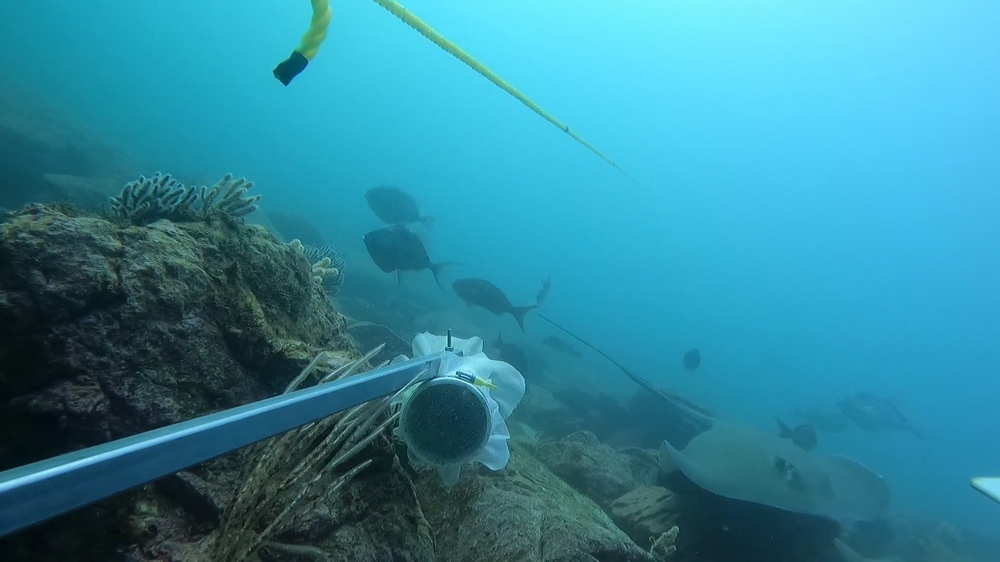
#> input picture sesion-1/3-python/images/frame_220920.jpg, 1000 x 562 px, shrunk from 1920 x 1080 before the run
$ jupyter execute Bloque_1_3.ipynb
#> lines starting #> are read from the running program, lines starting #| are printed output that depends on the picture
#  Introducción a Python para Ciencias Naturales y Ambientales

¡Bienvenidos! Antes de analizar imágenes de cámaras trampa o satélites, necesitamos aprender el lenguaje con el que le daremos instrucciones a la computadora: **Python**. Usaremos Python como una herramienta más.

## ¿Dónde estamos programando?
Existen diferentes entornos para escribir y ejecutar código Python. Aquí te explicamos los tres más comunes:

* **Jupyter Notebook:** Es el formato clásico de "cuaderno" que combina texto y código en bloques. Originalmente se instala y corre localmente en tu computadora.
* **Google Colab:** Es básicamente un Jupyter Notebook, pero alojado en la nube de Google. No requiere instalación, te presta computadoras potentes gratis y es ideal para trabajar en equipo.
* **VS Code (Visual Studio Code):** Es un entorno de desarrollo. La gran ventaja actual es que VS Code permite abrir archivos de Jupyter Notebook (`.ipynb`) directamente. Así tienes la amabilidad visual de un cuaderno, pero con el poder de un editor profesional de escritorio.

## 1. Importar Librerías

Para analizar nuestros datos, necesitamos herramientas adicionales (librerías) y acceso a nuestros archivos.

[cell 1]
# Importar librerías fundamentales que usaremos en el futuro
import os # Para navegar por las carpetas
import math # Para operaciones matemáticas
print("¡Librerías importadas con éxito!")

## 2. Variables y Tipos de Datos
Una variable es como una etiqueta o una caja donde guardamos información sobre nuestras observaciones. Existen diferentes tipos de datos: texto, números enteros y números decimales.

[cell 2]
# Texto (Strings)
especie_objetivo = "Ballena jorobada (Megaptera novaeangliae)"

# Número Entero (Integers) - Ideal para conteos
individuos_observados = 4

# Número Decimal (Floats) - Ideal para mediciones
temperatura_promedio = 24.5

# Mostrar la información en pantalla
print("Especie:", especie_objetivo)
print("Individuos:", individuos_observados)
print("Temperatura promedio:", temperatura_promedio)

## 3. Listas
Las listas nos permiten guardar múltiples observaciones en una sola variable, usando corchetes `[]`.

[cell 3]
# Una lista de especies detectadas por una cámara trampa
animales_detectados = ["Tapir", "Jaguar", "Ocelote", "Puma", "Tapir"]

print("Nuestra lista de detecciones tiene:", animales_detectados)

# Podemos contar cuántos registros hay en total con len() (length)
total_registros = len(animales_detectados)
print("Total de registros:", total_registros)

## 4. Ciclos (Loops)
Los ciclos nos permiten automatizar tareas repetitivas. El ciclo `for` pasa por cada elemento de una lista, uno por uno, y ejecuta una acción.

[cell 4]
# Queremos imprimir un reporte por cada animal detectado
for animal in animales_detectados:
    print("Se ha registrado un nuevo avistamiento de:", animal)

## 5. Tomando Decisiones: Condicionales (if, else)

Constantemente tomamos decisiones basadas en lo que observamos: *Si* empieza a llover, guardamos la libreta; *de lo contrario*, seguimos anotando.

En Python, podemos enseñarle a la computadora a tomar decisiones lógicas similares usando **condicionales**. Utilizamos la palabra `if` (si ocurre esto...) y `else` (de lo contrario...). Esto es fundamental para filtrar datos, por ejemplo, separar las fotos de especies amenazadas del resto.

[cell 5]
# Supongamos que estamos analizando el peso de un animal capturado (en kg)
especie = "Jaguar"
peso_kg = 85

print("Analizando registro de:", especie)

# Le decimos a Python que tome una decisión basada en el peso
if peso_kg > 50:
    # Todo lo que esté "indentado" (con sangría) pertenece a esta decisión
    print("¡Atención! Es un animal de gran tamaño.")

else:
    # Si la condición de arriba NO se cumple, Python ejecuta esto:
    print("Es un animal mediano o pequeño.")

### ¿Y si tenemos más de dos opciones?
A veces las cosas no son blanco o negro. Si necesitamos evaluar múltiples condiciones, usamos `elif` (una abreviación de "else if", que significa "o si no, si...").

[cell 6]
# Evaluando el nivel de amenaza según la Lista Roja de la UICN
estado_conservacion = "VU" # VU = Vulnerable

if estado_conservacion == "CR":
    print("Peligro Crítico: Prioridad máxima de conservación.")
elif estado_conservacion == "EN":
    print("En Peligro: Monitoreo estricto requerido.")
elif estado_conservacion == "VU":
    print("Vulnerable: Especie con alto riesgo de pasar a peligro.")
else:
    print("Preocupación Menor o Datos Insuficientes.")

## 6. Funciones
Las funciones son bloques de código reutilizables. Piensa en ellas como una "receta": le das unos ingredientes (datos de entrada), hace un proceso y te devuelve un resultado (datos de salida). Las definimos con la palabra `def`.

[cell 7]
# Definimos una función para calcular densidad poblacional
def calcular_densidad(numero_individuos, area_km2):
    densidad = numero_individuos / area_km2
    return densidad

# Usamos la función con nuestros datos hipotéticos
jaguares_estimados = 12
area_estudio = 50

resultado = calcular_densidad(jaguares_estimados, area_estudio)
print("La densidad es de", resultado, "jaguares por km cuadrado.")

## 6. Ejercicio Práctico: El Filtro de Detecciones
**Situación:** Tu cámara trampa generó una lista de todas las veces que el sensor de movimiento se activó. A veces fue un animal, pero a veces fue solo el viento moviendo la maleza (registrado como "Vacío").

**Tarea:** 1. Crea un ciclo `for` que revise cada elemento de la lista.
2. Usa un condicional `if` para verificar si la detección es "Jaguar".
3. Si es un Jaguar, suma 1 a un contador.

[cell 8]
# Lista de registros de la cámara trampa
registros = ["Vacío", "Puma", "Jaguar", "Vacío", "Tapir", "Jaguar", "Vacío", "Ocelote"]

# 1. Iniciamos nuestro contador en cero
contador_jaguares = 0

# 2. Creamos el ciclo
for registro in registros:
    # 3. Ponemos la condición
    if registro == "Jaguar":
        contador_jaguares = contador_jaguares + 1 # Sumamos 1 si se cumple

# 4. Mostramos el resultado final
print("El número total de fotos útiles de jaguares es:", contador_jaguares)

## 7. Visualizando Anotaciones (Bounding Boxes)

En visión por computador, le enseñamos a la máquina a extraer información útil mostrando ejemplos. Cuando queremos enseñarle a un modelo dónde está un animal, no le pasamos solo la foto; le pasamos la foto con una **anotación**.

La forma más común de anotar es dibujando "cajas delimitadoras" (o *bounding boxes*) alrededor del animal. A diferencia de la segmentación de instancias, donde dibujaríamos la silueta o máscara exacta del individuo, una caja delimitadora es simplemente un rectángulo que enmarca a nuestro objeto de interés.

Vamos a usar una herramienta gráfica de Python llamada `matplotlib` para dibujar nuestra primera caja delimitadora.

### Visualizando Anotaciones de Datos Reales

En el mundo real, cuando descargamos un conjunto de datos (dataset) de cámaras trampa o drones, generalmente viene organizado en dos carpetas:
1. `images/`: Contiene las fotografías (ej. `frame_220920.jpg`).
2. `labels/`: Contiene archivos de texto con las coordenadas de las anotaciones (ej. `frame_220920.txt`).

**El formato de las etiquetas:**
El estándar más común (conocido como formato YOLO) guarda la información en el archivo de texto separada por espacios, en este orden:
`[clase] [centro_X] [centro_Y] [ancho] [alto]`

*Nota: Las coordenadas en este formato suelen estar "normalizadas" (van del 0 al 1, como si fueran porcentajes del tamaño de la imagen) para que el modelo funcione igual sin importar si la foto es gigante o pequeña.*

¡Vamos a programar a Python para que abra nuestra imagen, lea el archivo de texto y dibuje la caja delimitadora automáticamente!

[cell 9]
# Importamos las herramientas gráficas necesarias
import matplotlib.pyplot as plt
import matplotlib.patches as patches
import matplotlib.image as mpimg # Nueva herramienta para leer imágenes
import os

[cell 10]
# 1. Definimos dónde están nuestros archivos reales
ruta_imagen = 'images/frame_220920.jpg'
ruta_etiqueta = 'labels/frame_220920.txt'

[cell 11]
# 2. Leemos la imagen
imagen = mpimg.imread(ruta_imagen)
#> imagen is the input picture: shape (562, 1000, 3); mean R, G, B 48.5, 136.1, 157.4
alto_img, ancho_img, canales = imagen.shape # Obtenemos el tamaño real de la foto en píxeles
#> alto_img = 562; ancho_img = 1000; canales = 3

# 3. Leemos la etiqueta de texto
# Usamos 'with open' para abrir el archivo, leerlo y que se cierre automáticamente de forma segura
with open(ruta_etiqueta, 'r') as archivo:
#> (reads sesion-1/3-python/labels/frame_220920.txt from the repository)
    linea = archivo.readline().strip() # Leemos la primera línea y quitamos espacios extra

    # Separamos los valores. Recuerda que al leer un archivo de texto, todo es tipo "String" (texto)
    valores = linea.split()

    # Convertimos los textos a números (Enteros para la clase, Decimales/Floats para coordenadas)
    clase_animal = int(valores[0])
    centro_x_norm = float(valores[1])
    centro_y_norm = float(valores[2])
    ancho_norm = float(valores[3])
    alto_norm = float(valores[4])

[cell 12]
# 4. Matemáticas de campo: Convertir porcentajes (0 a 1) a píxeles reales
ancho_pixel = ancho_norm * ancho_img
#> ancho_pixel = 360.8
alto_pixel = alto_norm * alto_img
#> alto_pixel = 220.4

# Para dibujar el rectángulo, Matplotlib necesita saber dónde empieza la esquina superior izquierda
x_min = (centro_x_norm * ancho_img) - (ancho_pixel / 2)
#> x_min = 532.8
y_min = (centro_y_norm * alto_img) - (alto_pixel / 2)
#> y_min = 308

[cell 13]
# 5. Visualizamos el resultado
fig, ax = plt.subplots(figsize=(12, 12))
ax.imshow(imagen) # Mostramos la foto real de fondo

# Creamos y añadimos la caja
caja = patches.Rectangle((x_min, y_min), ancho_pixel, alto_pixel,
                         linewidth=2, edgecolor='blue', facecolor='none')
ax.add_patch(caja)

plt.axis('off') # Ocultamos los números de los ejes para verla como una foto normal
plt.show()
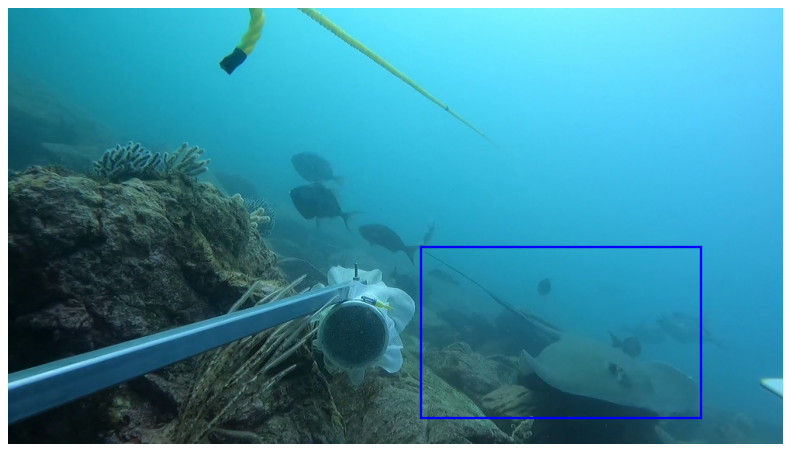
#> figure drawn by matplotlib, 1 panel
